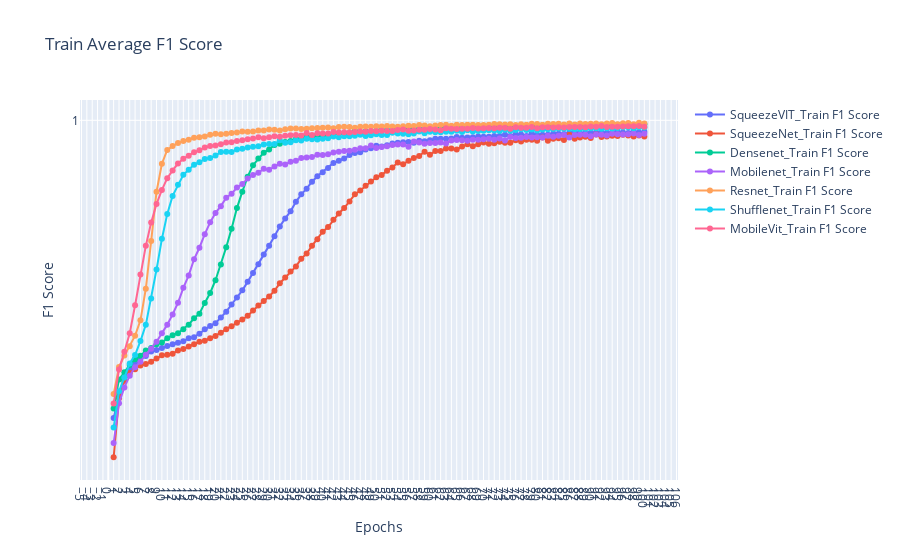

The code cell stored with this chart in its notebook:
### Code cell
fig = go.Figure()
for exps in train_f1score_data.keys():
    # plt.plot(epochs, loss_data[exps][0], label=exps + 'Train Loss', marker='o')
    # plt.plot(epochs, loss_data[exps][1], label=exps + 'Validation Loss', marker='o')
    # fig.add_trace(go.Scatter(x=epochs, y=auroc_data[exps][0], mode='lines+markers', name=exps + '_Train Loss'))
    fig.add_trace(go.Scatter(x=epochs, y=train_f1score_data[exps], mode='lines+markers', name=exps + '_Train F1 Score'))
# fig.add_trace(go.Scatter(x=epochs, y=train_loss, mode='lines+markers', name='Train Loss'))
# fig.add_trace(go.Scatter(x=epochs, y=val_loss, mode='lines+markers', name='Validation Loss'))

fig.update_layout(
    title='Train Average F1 Score',
    xaxis_title='Epochs',
    yaxis_title='F1 Score',
    xaxis=dict(tickmode='linear'),
    yaxis=dict(tickmode='linear'),
    # legend=dict(x=0, y=1),
    # grid=dict(),
)

fig.show()
